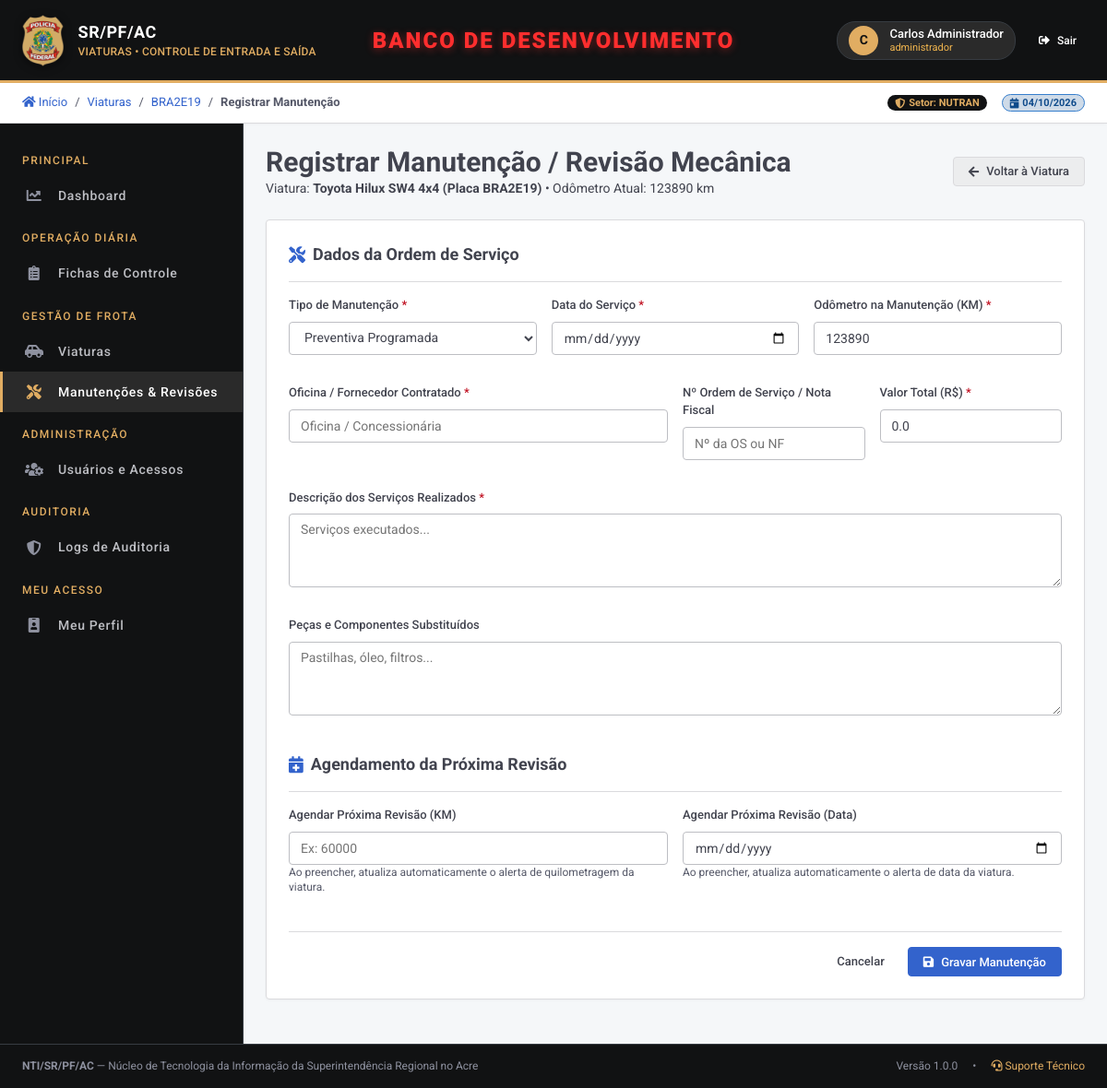
The app's page /viaturas/1/manutencao/nova/ (signed in) with its own data.
### usuarios/models.py (models this page shows, shortened)
class Usuario(AbstractUser):
    matricula = models.CharField(
        "Matrícula / Identificação",
        max_length=30,
        blank=True,
        null=True,
        help_text="Matrícula funcional do servidor ou identificação do vigilante",
    )
    cargo = models.CharField(
        "Cargo / Função",
        max_length=100,
        blank=True,
        default="Vigilante",
    )
    setor = models.CharField(
        "Setor / Unidade",
        max_length=100,
        blank=True,
        default="Portaria Principal",
    )
    telefone = models.CharField(
        "Telefone / Ramal",
        max_length=20,
        blank=True,
        null=True,
    )
    class Meta:
        verbose_name = "Usuário"
        verbose_name_plural = "Usuários"
        ordering = ["first_name", "last_name", "username"]
    def listar_perfis(self) -> list[str]:
        return list(
            self.perfis_atribuidos.filter(ativo=True).values_list("perfil__nome", flat=True)
        )

### veiculos/models.py (models this page shows, shortened)
class Viatura(models.Model):
    STATUS_DISPONIVEL = "DISPONIVEL"
    STATUS_EM_USO = "EM_USO"
    STATUS_MANUTENCAO = "MANUTENCAO"
    STATUS_INDISPONIVEL = "INDISPONIVEL"
    STATUS_CHOICES = [
        (STATUS_DISPONIVEL, "Disponível"),
        (STATUS_EM_USO, "Em Uso / Em Trânsito"),
        (STATUS_MANUTENCAO, "Em Manutenção"),
        (STATUS_INDISPONIVEL, "Indisponível"),
    ]
    TIPO_OSTENSIVA = "OSTENSIVA"
    TIPO_DESCARACTERIZADA = "DESCARACTERIZADA"
    TIPO_ADMINISTRATIVA = "ADMINISTRATIVA"
    TIPO_CHOICES = [
        (TIPO_OSTENSIVA, "Caracterizada / Ostensiva"),
        (TIPO_DESCARACTERIZADA, "Descaracterizada / Operacional"),
        (TIPO_ADMINISTRATIVA, "Administrativa"),
    ]
    RESP_TIPO_SETOR = "SETOR"
    RESP_TIPO_PESSOA = "PESSOA"
    RESP_TIPO_CHOICES = [
        (RESP_TIPO_SETOR, "Setor"),
        (RESP_TIPO_PESSOA, "Servidor / Pessoa Específica"),
    ]
    placa = models.CharField("Placa", max_length=10, unique=True, help_text="Ex: ABC-1234 ou BRA2E19")
    marca = models.CharField("Marca", max_length=50, help_text="Ex: Toyota, Chevrolet, Ford")
    modelo = models.CharField("Modelo", max_length=80, help_text="Ex: Hilux 4x4, Trailblazer, Ranger")
    ano_fabricacao = models.PositiveIntegerField("Ano Fabricação", default=2022)
    ano_modelo = models.PositiveIntegerField("Ano Modelo", default=2023)
    cor = models.CharField("Cor", max_length=30, default="Preta")
    tipo = models.CharField("Tipo de Viatura", max_length=25, choices=TIPO_CHOICES, default=TIPO_OSTENSIVA)
    chassi = models.CharField("Chassi", max_length=30, blank=True, null=True)
    status = models.CharField("Estado do Veículo", max_length=20, choices=STATUS_CHOICES, default=STATUS_DISPONIVEL)
    setor_pertencente = models.ForeignKey(
        Setor,
        on_delete=models.PROTECT,
        related_name="viaturas",
        verbose_name="Unidade / Setor Pertencente"
    )
    responsavel_tipo = models.CharField("Tipo de Responsável", max_length=15, choices=RESP_TIPO_CHOICES, default=RESP_TIPO_SETOR)
    responsavel_setor = models.CharField("Setor Responsável", max_length=100, blank=True, null=True)
    responsavel_pessoa = models.ForeignKey(
        settings.AUTH_USER_MODEL,
        on_delete=models.SET_NULL,
        null=True,
        blank=True,
        related_name="viaturas_sob_responsabilidade",
        verbose_name="Servidor Responsável"
    )
    km_atual = models.PositiveIntegerField("Quilometragem Atual (KM)", default=0)
    proxima_manutencao_km = models.PositiveIntegerField(
        "Próxima Manutenção por KM",
        blank=True,
        null=True,
        help_text="Quilometragem limite para a próxima revisão"
    )
    proxima_manutencao_data = models.DateField(
        "Próxima Manutenção por Data",
        blank=True,
        null=True,
        help_text="Data limite para a próxima revisão"
    )
    observacoes = models.TextField("Observações e Avarias Históricas", blank=True, null=True)
    ativo = models.BooleanField("Viatura Ativa na Frota", default=True)
    data_cadastro = models.DateTimeField("Data de Cadastro", auto_now_add=True)
    class Meta:
        verbose_name = "Viatura"
        verbose_name_plural = "Viaturas"
        ordering = ["modelo", "placa"]

### veiculos/views.py (the view)
# urls.py: path("<int:viatura_pk>/manutencao/nova/", views.manutencao_criar, name="manutencao_criar"),
@requer_permissao("frota.manutencao.criar")
def manutencao_criar(request, viatura_pk):
    viatura = get_object_or_404(Viatura, pk=viatura_pk)
    if request.method == "POST":
        form = ManutencaoForm(request.POST)
        if form.is_valid():
            manutencao = form.save(commit=False)
            manutencao.viatura = viatura
            manutencao.registrado_por = request.user
            manutencao.save()
            messages.success(request, f"Manutenção registrada com sucesso para a viatura {viatura.placa}.")
            return redirect("veiculos:detalhe", pk=viatura.pk)
    else:
        form = ManutencaoForm(initial={"km_no_momento": viatura.km_atual})
    return render(request, "veiculos/form_manutencao.html", {
        "form": form,
        "viatura": viatura,
    })

### templates/veiculos/form_manutencao.html (shortened to what this page needs)
{% extends 'base.html' %}
{% block breadcrumb %}
  <span>/</span>
  <a href="{% url 'veiculos:lista' %}">Viaturas</a>
  <span>/</span>
  <a href="{% url 'veiculos:detalhe' viatura.pk %}">{{ viatura.placa }}</a>
  <span>/</span>
  <strong>Registrar Manutenção</strong>
{% endblock %}
{% block content %}
<div class="pf-page-header">
  <div>
    <h2>Registrar Manutenção / Revisão Mecânica</h2>
    <p>Viatura: <strong>{{ viatura.marca }} {{ viatura.modelo }} (Placa {{ viatura.placa }})</strong> • Odômetro Atual: {{ viatura.km_atual }} km</p>
  </div>
  <div>
    <a href="{% url 'veiculos:detalhe' viatura.pk %}" class="pf-btn pf-btn-secondary">
      <i class="fas fa-arrow-left"></i> Voltar à Viatura
    </a>
  </div>
</div>
<div class="pf-card">
  <form method="post">
    <div class="pf-card-header">
      <div class="pf-card-title">
        <i class="fas fa-tools"></i> Dados da Ordem de Serviço
      </div>
    </div>
    <div class="pf-form-grid">
      <div class="col-4">
        <div class="pf-field">
          <label for="{{ form.tipo.id_for_label }}" class="required">{{ form.tipo.label }}</label>
          {{ form.tipo }}
        </div>
      </div>
      <div class="col-4">
        <div class="pf-field">
          <label for="{{ form.data_manutencao.id_for_label }}" class="required">{{ form.data_manutencao.label }}</label>
          {{ form.data_manutencao }}
        </div>
      </div>
      <div class="col-4">
        <div class="pf-field">
          <label for="{{ form.km_no_momento.id_for_label }}" class="required">{{ form.km_no_momento.label }}</label>
          {{ form.km_no_momento }}
        </div>
      </div>
      <div class="col-6">
        <div class="pf-field">
          <label for="{{ form.fornecedor_oficina.id_for_label }}" class="required">{{ form.fornecedor_oficina.label }}</label>
          {{ form.fornecedor_oficina }}
        </div>
      </div>
      <div class="col-3">
        <div class="pf-field">
          <label for="{{ form.numero_ordem_servico.id_for_label }}">{{ form.numero_ordem_servico.label }}</label>
          {{ form.numero_ordem_servico }}
        </div>
      </div>
      <div class="col-3">
        <div class="pf-field">
          <label for="{{ form.valor_total.id_for_label }}" class="required">{{ form.valor_total.label }}</label>
          {{ form.valor_total }}
        </div>
      </div>
      <div class="col-12">
        <div class="pf-field">
          <label for="{{ form.descricao_servico.id_for_label }}" class="required">{{ form.descricao_servico.label }}</label>
          {{ form.descricao_servico }}
        </div>
      </div>
      <div class="col-12">
        <div class="pf-field">
          <label for="{{ form.pecas_substituidas.id_for_label }}">{{ form.pecas_substituidas.label }}</label>
          {{ form.pecas_substituidas }}
        </div>
      </div>
    </div>
    <div class="pf-card-header" style="margin-top: var(--space-24);">
      <div class="pf-card-title">
        <i class="fas fa-calendar-plus"></i> Agendamento da Próxima Revisão
      </div>
    </div>
    <div class="pf-form-grid">
      <div class="col-6">
        <div class="pf-field">
          <label for="{{ form.proxima_revisao_km.id_for_label }}">{{ form.proxima_revisao_km.label }}</label>
          {{ form.proxima_revisao_km }}
          <small class="pf-small">Ao preencher, atualiza automaticamente o alerta de quilometragem da viatura.</small>
        </div>
      </div>
      <div class="col-6">
        <div class="pf-field">
          <label for="{{ form.proxima_revisao_data.id_for_label }}">{{ form.proxima_revisao_data.label }}</label>
          {{ form.proxima_revisao_data }}
          <small class="pf-small">Ao preencher, atualiza automaticamente o alerta de data da viatura.</small>
        </div>
      </div>
    </div>
    <div style="display: flex; justify-content: flex-end; gap: var(--space-8); margin-top: var(--space-24); border-top: 1px solid var(--pf-grey-200); padding-top: var(--space-16);">
      <a href="{% url 'veiculos:detalhe' viatura.pk %}" class="pf-btn pf-btn-ghost">Cancelar</a>
      <button type="submit" class="pf-btn pf-btn-primary">
        <i class="fas fa-save"></i> Gravar Manutenção
      </button>
    </div>
  </form>
</div>
{% endblock %}

### templates/base.html (shortened to what this page needs)
{% load static permissoes %}
<!DOCTYPE html>
<html lang="pt-BR">
<head>
  <link rel="stylesheet" href="https://cdnjs.cloudflare.com/ajax/libs/font-awesome/5.15.4/css/all.min.css">
  <link rel="stylesheet" href="{% static 'css/frontline.css' %}?v={% now 'U' %}">
</head>
<body>
  <header class="pf-header">
    <a href="{% url 'dashboard:home' %}" class="pf-header-brand">
      <img src="{% static 'img/brasao_pf.png' %}" alt="Brasão Polícia Federal" class="pf-header-logo">
      <div class="pf-header-titles">
        <span class="pf-header-title">SR/PF/AC</span>
        <span class="pf-header-subtitle">VIATURAS • CONTROLE DE ENTRADA E SAÍDA</span>
      </div>
    </a>
    {% if is_db_desenvolvimento %}
    <span style="position: absolute; left: 50%; top: 50%; transform: translate(-50%, -50%); text-align: center; pointer-events: none; z-index: 10;">
      <h1 style="color: #FF2E2E; font-size: 1.5rem; font-weight: 900; text-transform: uppercase; margin: 0; letter-spacing: 2px; text-shadow: 0 2px 8px rgba(255, 46, 46, 0.4); white-space: nowrap;">
        BANCO DE DESENVOLVIMENTO
      </h1>
    </span>
    {% endif %}
    <div class="pf-header-actions">
      {% if user.is_authenticated %}
        <div class="pf-user-profile">
          <div class="pf-user-avatar">
            {{ user.first_name|default:user.username|slice:":1"|upper }}
          </div>
          <div class="pf-user-info">
            <span class="pf-user-name">{{ user.get_full_name|default:user.username }}</span>
            <span class="pf-user-role">
              {% for p in user.listar_perfis %}
                {{ p }}{% if not forloop.last %}, {% endif %}
              {% empty %}
                Usuário
              {% endfor %}
            </span>
          </div>
        </div>
        <form action="{% url 'usuarios:logout' %}" method="post" style="display:inline;">
          <button type="submit" class="pf-btn pf-btn-sm pf-btn-ghost" style="color:#FFF;" title="Sair do sistema">
            <i class="fas fa-sign-out-alt"></i> Sair
          </button>
        </form>
      {% else %}
        <a href="{% url 'usuarios:login' %}" class="pf-btn pf-btn-sm pf-btn-gold">
          <i class="fas fa-sign-in-alt"></i> Entrar
        </a>
      {% endif %}
    </div>
  </header>
  <div class="pf-subheader">
    <div class="pf-breadcrumb">
      <a href="{% url 'dashboard:home' %}"><i class="fas fa-home"></i> Início</a>
      {% block breadcrumb %}{% endblock %}
    </div>
    <div class="pf-subheader-indicators">
      <span class="pf-badge pf-badge-dark">
        <i class="fas fa-shield-alt"></i> Setor: {{ user.setor|default:"Superintendência Regional" }}
      </span>
      <span class="pf-badge pf-badge-info">
        <i class="fas fa-calendar-day"></i> {% now "d/m/Y" %}
      </span>
    </div>
  </div>
  <aside class="pf-sidebar">
    <ul class="pf-menu-nav">
      <li class="pf-menu-section-title">PRINCIPAL</li>
      <li class="pf-menu-item">
        <a href="{% url 'dashboard:home' %}" class="pf-menu-link {% if request.resolver_match.app_name == 'dashboard' %}active{% endif %}">
          <i class="fas fa-chart-line"></i>
          <span>Dashboard</span>
        </a>
      </li>
      {% tem_perm "operacao_diaria.fichas.visualizar" as pode_fichas %}
      {% if pode_fichas %}
      <li class="pf-menu-section-title">OPERAÇÃO DIÁRIA</li>
      <li class="pf-menu-item">
        <a href="{% url 'fichas:lista' %}" class="pf-menu-link {% if request.resolver_match.app_name == 'fichas' %}active{% endif %}">
          <i class="fas fa-clipboard-list"></i>
          <span>Fichas de Controle</span>
        </a>
      </li>
      {% endif %}
      {% tem_perm "frota.viaturas.visualizar" as pode_viaturas %}
      {% tem_perm "frota.manutencao.visualizar" as pode_manutencao %}
      {% if pode_viaturas or pode_manutencao %}
      <li class="pf-menu-section-title">GESTÃO DE FROTA</li>
      {% if pode_viaturas %}
      <li class="pf-menu-item">
        <a href="{% url 'veiculos:lista' %}" class="pf-menu-link {% if request.resolver_match.app_name == 'veiculos' and not 'manutencao' in request.path %}active{% endif %}">
          <i class="fas fa-car-side"></i>
          <span>Viaturas</span>
        </a>
      </li>
      {% endif %}
      {% if pode_manutencao %}
      <li class="pf-menu-item">
        <a href="{% url 'veiculos:lista_manutencoes' %}" class="pf-menu-link {% if 'manutencao' in request.path %}active{% endif %}">
          <i class="fas fa-tools"></i>
          <span>Manutenções &amp; Revisões</span>
        </a>
      </li>
      {% endif %}
      {% endif %}
      {% tem_perm "usuarios.cadastro.visualizar" as pode_usuarios %}
      {% if pode_usuarios %}
      <li class="pf-menu-section-title">ADMINISTRAÇÃO</li>
      <li class="pf-menu-item">
        <a href="{% url 'usuarios:lista' %}" class="pf-menu-link {% if request.resolver_match.app_name == 'usuarios' %}active{% endif %}">
          <i class="fas fa-users-cog"></i>
          <span>Usuários e Acessos</span>
        </a>
      </li>
      {% endif %}
      {% tem_perm "auditoria.logs.visualizar" as pode_auditoria %}
      {% if pode_auditoria %}
      <li class="pf-menu-section-title">AUDITORIA</li>
      <li class="pf-menu-item">
        <a href="{% url 'accesscontrol:auditoria_lista' %}" class="pf-menu-link {% if request.resolver_match.app_name == 'accesscontrol' %}active{% endif %}">
          <i class="fas fa-shield-alt"></i>
          <span>Logs de Auditoria</span>
        </a>
      </li>
      {% endif %}
      <li class="pf-menu-section-title">MEU ACESSO</li>
      <li class="pf-menu-item">
        <a href="{% url 'usuarios:meu_perfil' %}" class="pf-menu-link">
          <i class="fas fa-id-badge"></i>
          <span>Meu Perfil</span>
        </a>
      </li>
    </ul>
  </aside>
  <main class="pf-main-wrapper">
    {% block content %}{% endblock %}
  </main>
  <footer class="pf-footer">
    <div>
      <strong>NTI/SR/PF/AC</strong> — Núcleo de Tecnologia da Informação da Superintendência Regional no Acre
    </div>
    <div class="pf-footer-links">
      <span>Versão 1.0.0</span>
      <span>•</span>
      <a href="mailto:nti.srac@pf.gov.br"><i class="fas fa-headset"></i> Suporte Técnico</a>
    </div>
  </footer>
</body>
</html>

### records on screen
Usuario: first_name "C", get_full_name "Carlos Administrador", setor "NUTRAN"
Viatura: placa "BRA2E19", marca "Toyota", modelo "Hilux SW4 4x4", km_atual "123890"

### other values on screen
{{ p }} "administrador"
